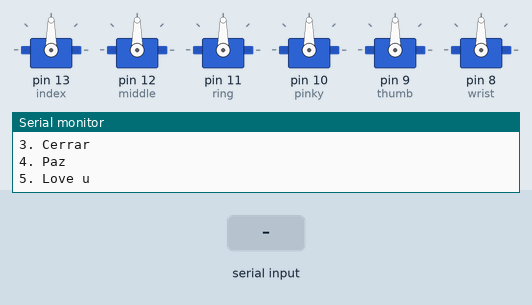
Bench run of a sketch on a simulated Arduino Uno, built with avr-gcc and run on an emulated ATmega328P. Shown: 6 × servo, the last lines printed to the serial monitor. The inputs (shaded band) are chosen by the test bench.

Above: at 1.7 s.
1.8 s: "90,45\n" received over Serial
At 3.7 s:
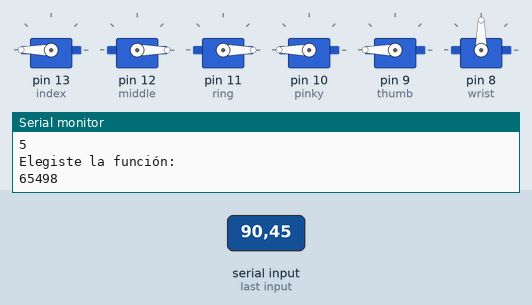
4.0 s: "30,150\n" received over Serial
At 5.9 s:
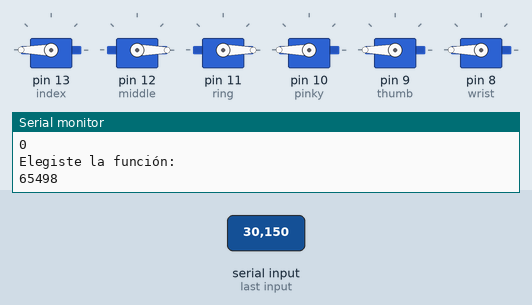
6.2 s: "2\n" received over Serial
At 6.8 s:
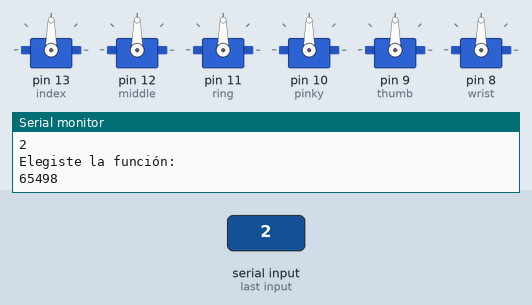
7.7 s: "3\n" received over Serial
At 8.9 s:
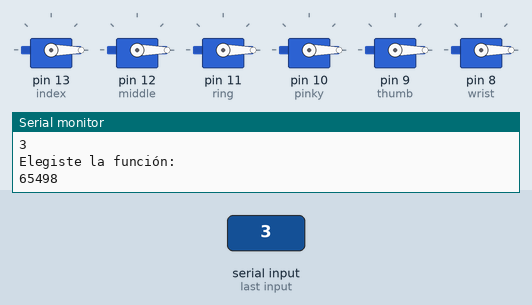
9.2 s: "4\n" received over Serial
At 10.0 s:
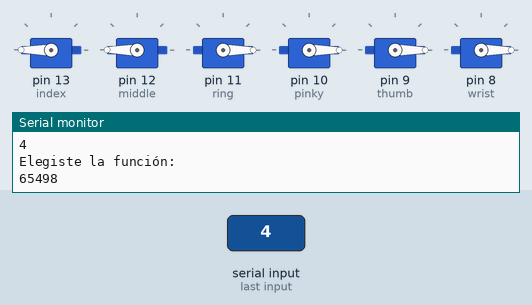
10.7 s: "1\n" received over Serial
At 11.5 s:
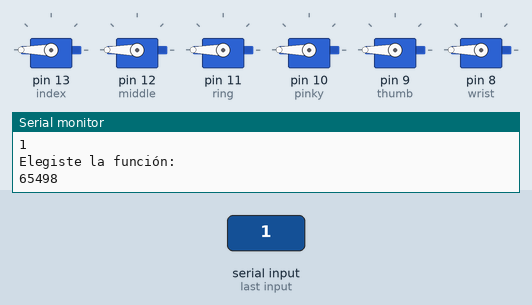
Timing chart, 0 to 13.2 s (numbered marks = the images above; inputs shaded):
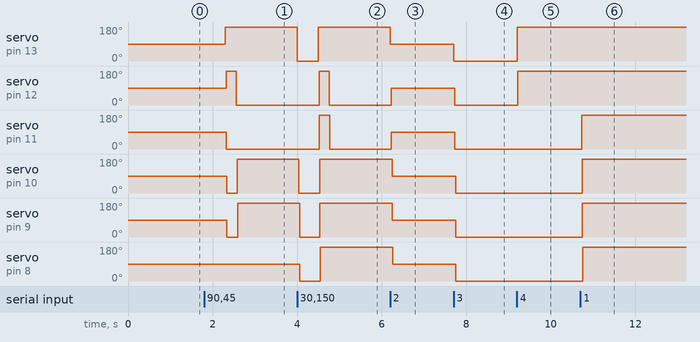

The sketch:

Movement_code.ino
```cpp
#define SWITCH_PIN 2
#include <Servo.h>

Servo index;
Servo middle;
Servo ring;  //declaramos los servos a utilizar
Servo pinky;
Servo thumb;
Servo wrist;
char pos = 0;

unsigned int num=0; //declaro variables
void setup() {
  // put your setup code here, to run once:
 index.attach(13);
 middle.attach(12);
 ring.attach(11);  //indicamos los pines de la placa para cada servo
 pinky.attach(10);
 thumb.attach(9);
 wrist.attach(8);
 index.write(90);
 delay(10);
 middle.write(90);
 delay(10);         //mandamos todos los servos a 90°
 ring.write(90);
 delay(10);
 pinky.write(90);
 delay(10);
 thumb.write(90);
 delay(10);
 pinMode(SWITCH_PIN, INPUT_PULLUP);

 Serial.begin(1200);
 Serial.println("Escribe el número de la función que quieras ejecutar"); //imprimimos un mesaje en el monitor
 Serial.println();
 Serial.println("1. Abrir");
 Serial.println();
 Serial.println("2. Relajar");
 Serial.println();
 Serial.println("3. Cerrar"); // Algunos ejemplos
 Serial.println();
 Serial.println("4. Paz");
 Serial.println();
 Serial.println("5. Love u");
 Serial.println();

}

void loop() {
  if (Serial.available() > 0){
    num= Serial.read() - 48;
    Serial.println();
    Serial.println("Elegiste la función:");
    Serial.println(num);
    Serial.println();
  }
  if (num==1){  //si se eligió la función 1 se abrirá la mano
    index.write(180);
    delay(10);  //espera 10 ms
    middle.write(180);
    delay(10);         //mandamos todos los servos a 0°
    ring.write(180);
    delay(10);
    pinky.write(180);
    delay(10);
    thumb.write(180);
    delay(10);
    wrist.write(180);
    delay(10);
  }
  if (num==2){ //si se eligió la función 2 se relajará la mano
    index.write(90);
    delay(10);
    middle.write(90);
    delay(10);         //mandamos todos los servos a 90°
    ring.write(90);
    delay(10);
    pinky.write(90);
    delay(10);
    thumb.write(90);
    delay(10);
    wrist.write(90);
    delay(10);
  }
   if (num==3){ //si se eligió la función 3 se cerrará la mano
    index.write(0);
    delay(10);
    middle.write(0);
    delay(10);         //mandamos todos los servos a 180°
    ring.write(0);
    delay(10);
    pinky.write(0);
    delay(10);
    thumb.write(0);
    delay(10);
    wrist.write(0);
    delay(10);
   }
    if (num==4){  //si se eligió la función 4:paz
    index.write(180);
    delay(10);
    middle.write(180);
    delay(10);         //index y middle arriba, los demás cerrados
    ring.write(0);
    delay(10);
    pinky.write(0);
    delay(10);
    thumb.write(0);
    delay(10);
  }

  if (num==5){  //si se eligió la función 5:love u
    index.write(180);
    delay(10);
    middle.write(0);  //te amo en lenguaje de señas
    delay(10);
    ring.write(0);
    delay(10);
    pinky.write(180);
    delay(10);
    thumb.write(180);
    delay(10);
  }
}
```

Measured:
- after the input at 1.8 s, servo on pin 13 (index): 90° → 180° after 0.50 s; servo on pin 12 (middle): 90° → 180° after 0.52 s, → 0° 0.24 s later; servo on pin 11 (ring): 90° → 0° after 0.52 s; servo on pin 10 (pinky): 90° → 0° after 0.54 s, → 180° 0.24 s later; servo on pin 9 (thumb): 90° → 0° after 0.54 s, → 180° 0.25 s later
- after the input at 4.0 s, servo on pin 13 (index): 180° → 0° at once, → 180° 0.49 s later; servo on pin 12 (middle): 0° → 180° after 0.52 s, → 0° 0.24 s later
- after the input at 6.2 s, servo on pin 13 (index): 180° → 90° at once; servo on pin 12 (middle), servo on pin 11 (ring): 0° → 90° at once; servo on pin 10 (pinky), servo on pin 9 (thumb): 180° → 90° after 0.05 s; servo on pin 8 (wrist): 180° → 90° after 0.06 s
- after the input at 7.7 s, servo on pin 13 (index), servo on pin 12 (middle), servo on pin 11 (ring): 90° → 0° at once; servo on pin 10 (pinky), servo on pin 9 (thumb): 90° → 0° after 0.05 s; servo on pin 8 (wrist): 90° → 0° after 0.06 s
- after the input at 9.2 s, servo on pin 13 (index), servo on pin 12 (middle): 0° → 180° at once
- after the input at 10.7 s, servo on pin 11 (ring): 0° → 180° at once; servo on pin 10 (pinky), servo on pin 9 (thumb): 0° → 180° after 0.05 s; servo on pin 8 (wrist): 0° → 180° after 0.06 s
